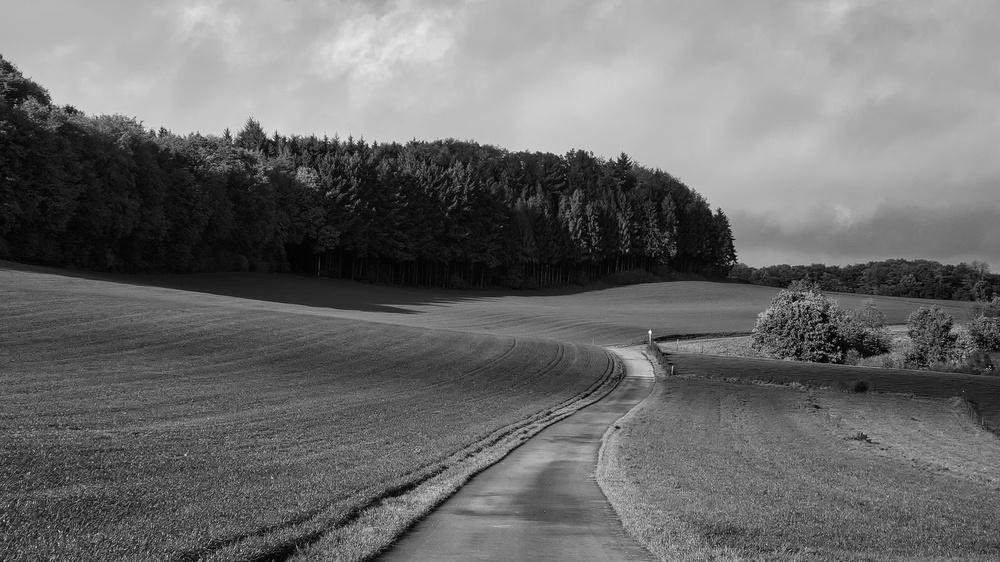
#> input picture First lab/sar_1_gray.jpg, 1000 x 562 px, shrunk from 1600 x 900 before the run
$ jupyter execute Processing.ipynb
#> lines starting #> are read from the running program, lines starting #| are printed output that depends on the picture; after the words box and inside, x2 and y2 are one past the last pixel; in counts of white or black regions, pixels touching at a corner belong together
# Задание 1. Базовая обработка изображений

1. Загрузите изображение в оттенках серого `sar_1_gray.jpg`.
2. Постройте гистограмму.
3. Реализуйте алгоритм гамма-коррекции с параметром гамма < 1 и > 1.
4. Сравните исходное изображение и скорректированное при помощи гамма-фильтра (MSE, SSIM).
5. Реализуйте алгоритм статистической цветокоррекции на основе статистики `eq_gray`.
6. Протестируйте работу алгоритмов пороговой фильтрации с различными параметрами.

Для каждого решения — напечатайте результат.

[cell 1]
import numpy as np
import cv2
import matplotlib.pyplot as plt
from skimage.metrics import structural_similarity as ssim
from skimage.metrics import mean_squared_error as mse

## 1. Загрузка изображения в оттенках серого

[cell 2]
img = cv2.imread('sar_1_gray.jpg', cv2.IMREAD_GRAYSCALE)
#> img is the input picture: shape (562, 1000); min 0, max 253, mean 107.7
if img is None:
    raise FileNotFoundError("Не найден sar_1_gray.jpg")

print(f"[1] Изображение загружено: shape={img.shape}, dtype={img.dtype}, "
      f"min={img.min()}, max={img.max()}, mean={img.mean():.2f}, std={img.std():.2f}")
#| [1] Изображение загружено: shape=(562, 1000), dtype=uint8, min=0, max=253, mean=107.72, std=60.00

plt.figure(figsize=(6, 5))
plt.imshow(img, cmap='gray')
plt.title('Исходное изображение (gray)')
plt.axis('off')
plt.show()

## 2. Построение гистограммы

[cell 3]
hist = cv2.calcHist([img], [0], None, [256], [0, 256]).ravel()
#> hist = 256 values, max 7215 at index 181, min 0 at index 233, mean 2195.3
hist_norm = hist / hist.sum()
#> hist_norm = 256 values, max 0.0128 at index 181, min 0 at index 233, mean 0.00391
hist_cum = hist.cumsum()
#> hist_cum = 256 values from 110 to 562000

plt.figure(figsize=(14, 4))
plt.subplot(1, 3, 1); plt.plot(hist);      plt.title('Гистограмма');      plt.xlabel('Яркость'); plt.ylabel('Кол-во пикселей')
plt.subplot(1, 3, 2); plt.plot(hist_norm); plt.title('Нормированная');   plt.xlabel('Яркость'); plt.ylabel('Вероятность')
plt.subplot(1, 3, 3); plt.plot(hist_cum);  plt.title('Кумулятивная');    plt.xlabel('Яркость'); plt.ylabel('Накопл. сумма')
plt.tight_layout()
plt.show()
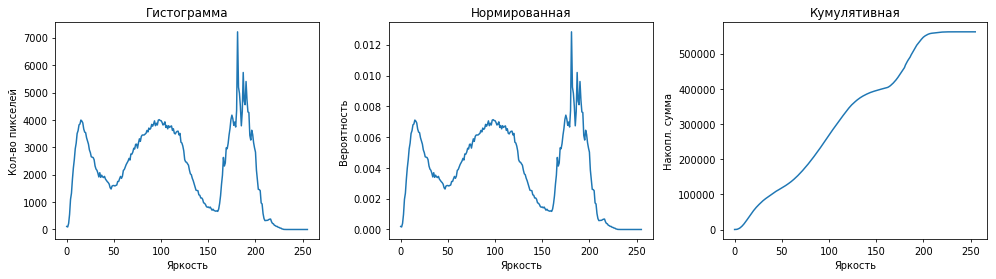
#> figure drawn by matplotlib, 3 panels; panel 1: curve peaks at x = 181, y = 7215; panel 2: curve peaks at x = 181, y = 0.0128; panel 3: curve peaks at x = 253, y = 562000

print(f"[2] Гистограмма построена. Пик гистограммы на яркости: {np.argmax(hist)}")
#| [2] Гистограмма построена. Пик гистограммы на яркости: 181
print(f"[2] Сумма всех бинов гистограммы = {hist.sum()} (пикселей: {img.size})")
#| [2] Сумма всех бинов гистограммы = 562000.0 (пикселей: 562000)

## 3. Гамма-коррекция (gamma < 1 и gamma > 1)

[cell 4]
def gamma_correct(image, gamma):
    """Гамма-коррекция через LUT.
    gamma > 1 — осветление (inv_gamma < 1),
    gamma < 1 — затемнение (inv_gamma > 1).
    """
#> called with gamma = 2
    inv_gamma = 1.0 / gamma
    table = ((np.arange(256) / 255.0) ** inv_gamma * 255).astype(np.uint8)
    return cv2.LUT(image, table)
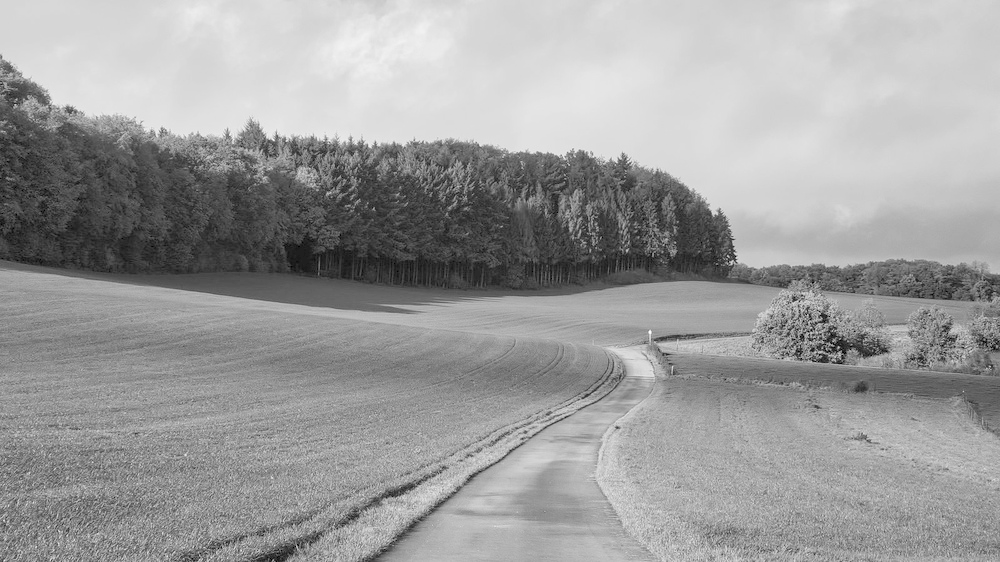
#> returned value: shape (562, 1000); min 0, max 253, mean 156.7

gamma_gt1 = gamma_correct(img, 2.0)   # осветление
gamma_lt1 = gamma_correct(img, 0.5)   # затемнение
#> call 2 of gamma_correct, with gamma = 0.5
#> in gamma_correct (call 2), `return cv2.LUT(image, table)`:
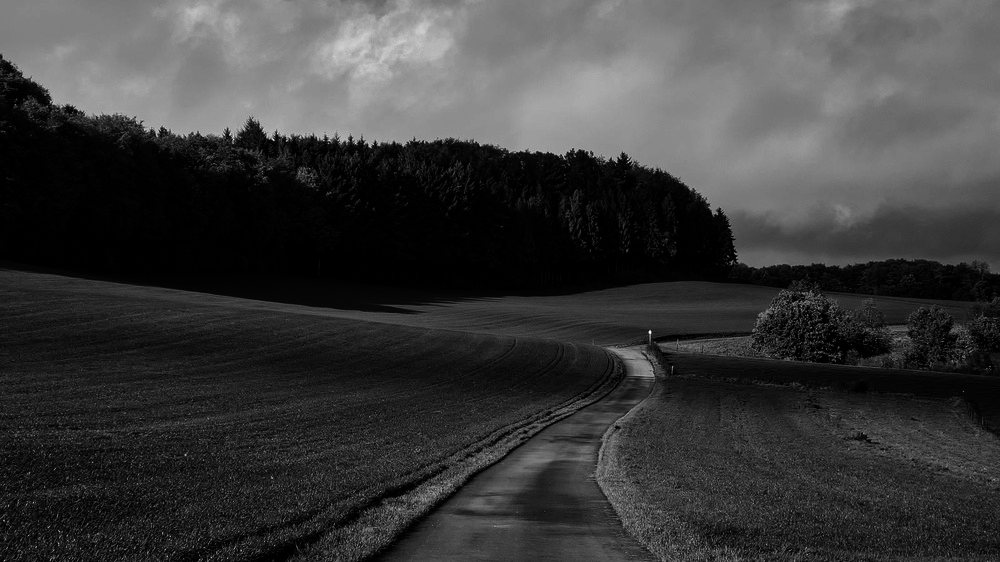
#> returned value: shape (562, 1000); min 0, max 251, mean 59.2

print("[3] Гамма-коррекция выполнена:")
print(f"    gamma=2.0 (осветление): mean={gamma_gt1.mean():.2f}, std={gamma_gt1.std():.2f}")
#|     gamma=2.0 (осветление): mean=156.73, std=52.34
print(f"    gamma=0.5 (затемнение):  mean={gamma_lt1.mean():.2f}, std={gamma_lt1.std():.2f}")
#|     gamma=0.5 (затемнение):  mean=59.18, std=52.48

fig, ax = plt.subplots(1, 3, figsize=(15, 5))
for a, im, title in zip(ax, [img, gamma_gt1, gamma_lt1],
                        ['Исходное',
                         'gamma = 2.0 (осветление)',
                         'gamma = 0.5 (затемнение)']):
    a.imshow(im, cmap='gray'); a.set_title(title); a.axis('off')
#> this loop made 3 passes
#> title on passes 1 to 3: 'Исходное', 'gamma = 2.0 (осветление)', 'gamma = 0.5 (затемнение)'
plt.tight_layout(); plt.show()
#> after `plt.tight_layout()`:
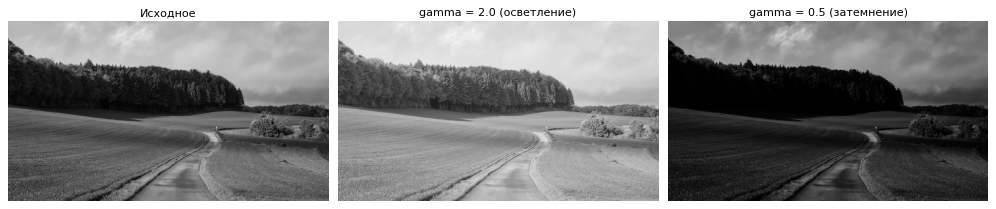
#> figure drawn by matplotlib, 3 panels

## 4. Сравнение: MSE и SSIM (исходное vs гамма-скорректированные)

[cell 5]
def compare(a, b, name):
#> called with name = 'исходное vs gamma>1 (2.0, осветление)'
    m = mse(a, b)
#> m = 2566.3
    s = ssim(a, b, data_range=255)
#> s = 0.831
    print(f"[4] {name}: MSE={m:.3f}, SSIM={s:.4f}")
#| [4] исходное vs gamma>1 (2.0, осветление): MSE=2566.292, SSIM=0.8312
    return m, s

compare(img, gamma_gt1, "исходное vs gamma>1 (2.0, осветление)")
compare(img, gamma_lt1, "исходное vs gamma<1 (0.5, затемнение)")
#| [4] исходное vs gamma<1 (0.5, затемнение): MSE=2606.237, SSIM=0.6265
#> Out = (2606.2, 0.627)

## 5. Линейное растяжение гистограммы (linear contrast stretching)

[cell 6]
## 5. Линейное растяжение гистограммы (linear contrast stretching)
src_min = float(img.min())
#> src_min = 0
src_max = float(img.max())
#> src_max = 253

def linear_stretch(src, out_min=0, out_max=255):
    """Линейное растяжение диапазона [src_min, src_max] -> [out_min, out_max]."""
#> called with out_min = 0, out_max = 255
    s_f = src.astype(np.float32)
    lo, hi = float(s_f.min()), float(s_f.max())
#> lo = 0; hi = 253
    out = (s_f - lo) * (out_max - out_min) / (hi - lo + 1e-6) + out_min
    return np.clip(out, 0, 255).astype(np.uint8)

lin_img = linear_stretch(img, 0, 255)

print("[5] Линейное растяжение гистограммы:")
print(f"    исходное:  min={src_min:.0f}, max={src_max:.0f}, "
      f"mean={img.mean():.2f}, std={img.std():.2f}")
#|     исходное:  min=0, max=253, mean=107.72, std=60.00
print(f"    результат: min={lin_img.min()}, max={lin_img.max()}, "
      f"mean={lin_img.mean():.2f}, std={lin_img.std():.2f}")
#|     результат: min=0, max=255, mean=108.08, std=60.41

fig, ax = plt.subplots(1, 2, figsize=(10, 5))
for a, im, title in zip(ax, [img, lin_img],
                        ['Исходное', 'Линейное растяжение']):
    a.imshow(im, cmap='gray'); a.set_title(title); a.axis('off')
#> this loop made 2 passes
plt.tight_layout(); plt.show()

## 6. Пороговая фильтрация с различными параметрами

[cell 7]
thresholds = [80, 128, 180]

fig, ax = plt.subplots(1, len(thresholds) + 1, figsize=(5 * (len(thresholds) + 1), 5))

# Обычная бинаризация с разными порогами
for i, t in enumerate(thresholds):
    _, th_bin = cv2.threshold(img, t, 255, cv2.THRESH_BINARY)
    ax[i].imshow(th_bin, cmap='gray')
    ax[i].set_title(f'THRESH_BINARY, t={t}')
    ax[i].axis('off')
    print(f"[6] threshold={t}: белых пикселей = {np.count_nonzero(th_bin)} "
          f"({100.0 * np.count_nonzero(th_bin) / img.size:.2f}%)")
#> this loop made 3 passes
#| [6] threshold=80: белых пикселей = 368749 (65.61%)
#| [6] threshold=128: белых пикселей = 197926 (35.22%)
#| [6] threshold=180: белых пикселей = 101611 (18.08%)
#> pass 1, `_, th_bin = cv2.threshold(img, t, 255, cv2.THRESH_BINARY)`:
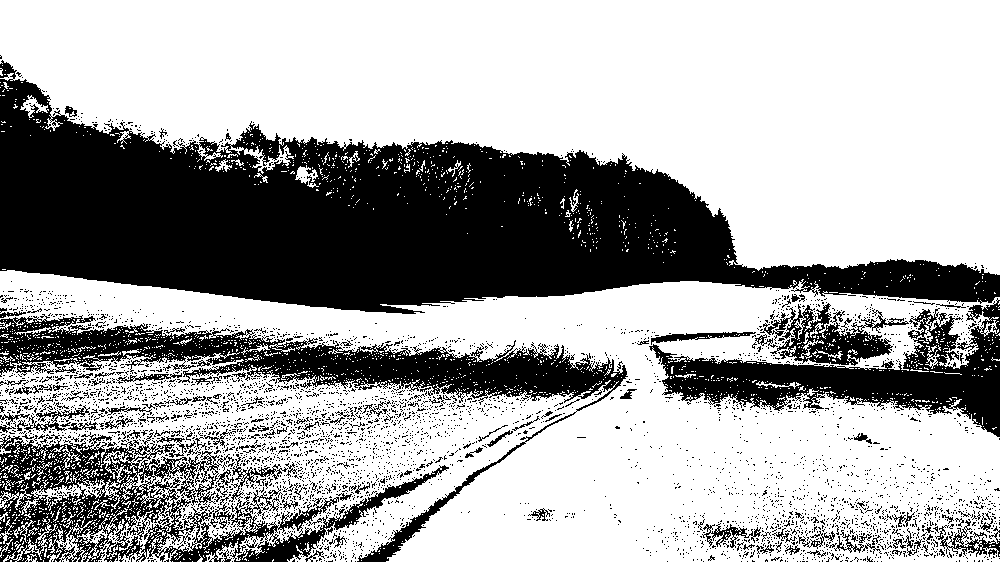
#> th_bin: shape (562, 1000); 65.6% white; 4131 black regions (3975 under 20 px), largest, box (x1, y1, x2, y2) and area: (0, 60, 1000, 314) 112555, (0, 314, 628, 562) 22532, (0, 432, 449, 562) 19610

# Метод Оцу
otsu_thresh, otsu_img = cv2.threshold(img, 0, 255, cv2.THRESH_BINARY + cv2.THRESH_OTSU)
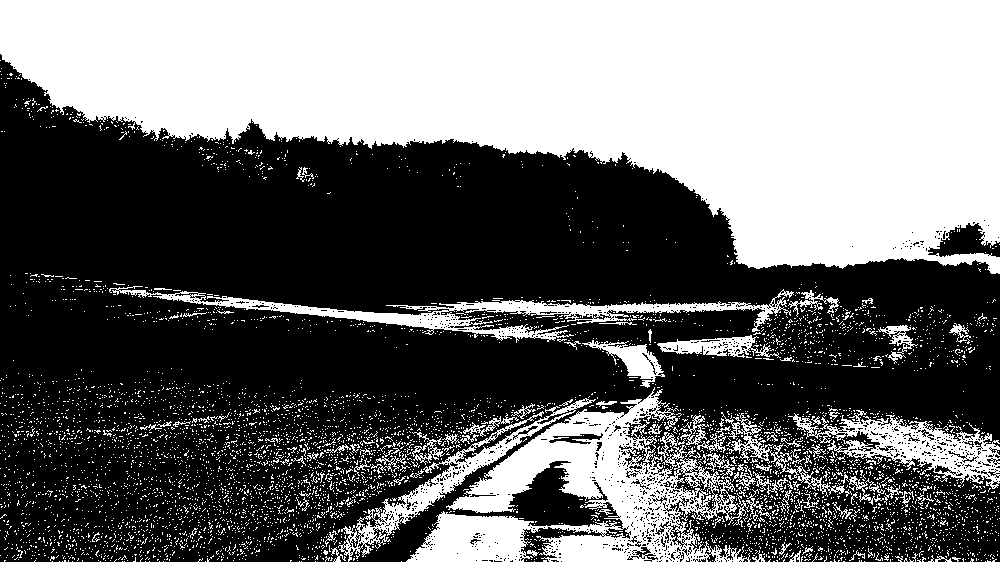
#> otsu_img: shape (562, 1000); 42.3% white; 5717 white regions (5608 under 20 px), largest, box (x1, y1, x2, y2) and area: (0, 0, 1000, 274) 173016, (406, 387, 751, 562) 24113, (109, 286, 794, 343) 7259
#> otsu_thresh = 115
ax[-1].imshow(otsu_img, cmap='gray')
ax[-1].set_title(f'THRESH_OTSU (t={int(otsu_thresh)})')
ax[-1].axis('off')

print(f"[6] Otsu автоматически подобрал порог: {int(otsu_thresh)}")
#| [6] Otsu автоматически подобрал порог: 115
print(f"[6] Otsu: белых пикселей = {np.count_nonzero(otsu_img)} "
      f"({100.0 * np.count_nonzero(otsu_img) / img.size:.2f}%)")
#| [6] Otsu: белых пикселей = 237737 (42.30%)

plt.tight_layout(); plt.show()

### Дополнительно: пороги в стиле TRUNC / TOZERO / TOZERO_INV

[cell 8]
t = 128

_, th_trunc   = cv2.threshold(img, t, 255, cv2.THRESH_TRUNC)
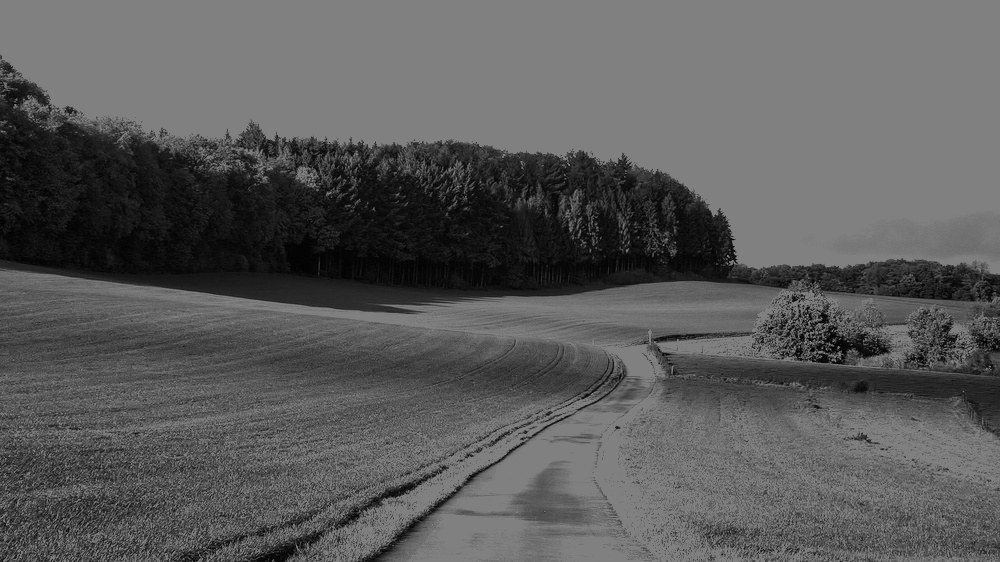
#> th_trunc: shape (562, 1000); min 0, max 128, mean 90.7
_, th_tozero  = cv2.threshold(img, t, 255, cv2.THRESH_TOZERO)
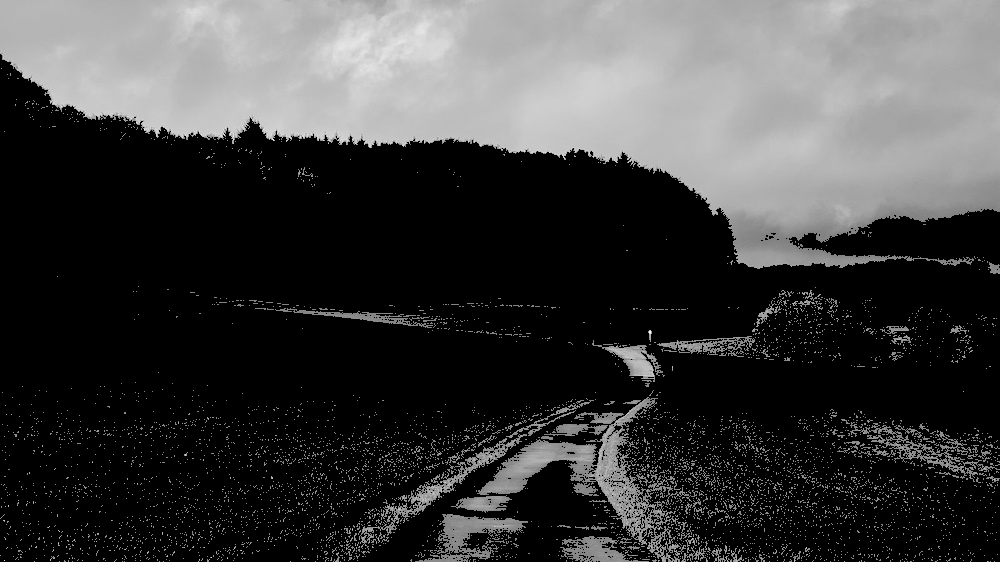
#> th_tozero: shape (562, 1000); min 0, max 253, mean 62.1
_, th_tozeroi = cv2.threshold(img, t, 255, cv2.THRESH_TOZERO_INV)
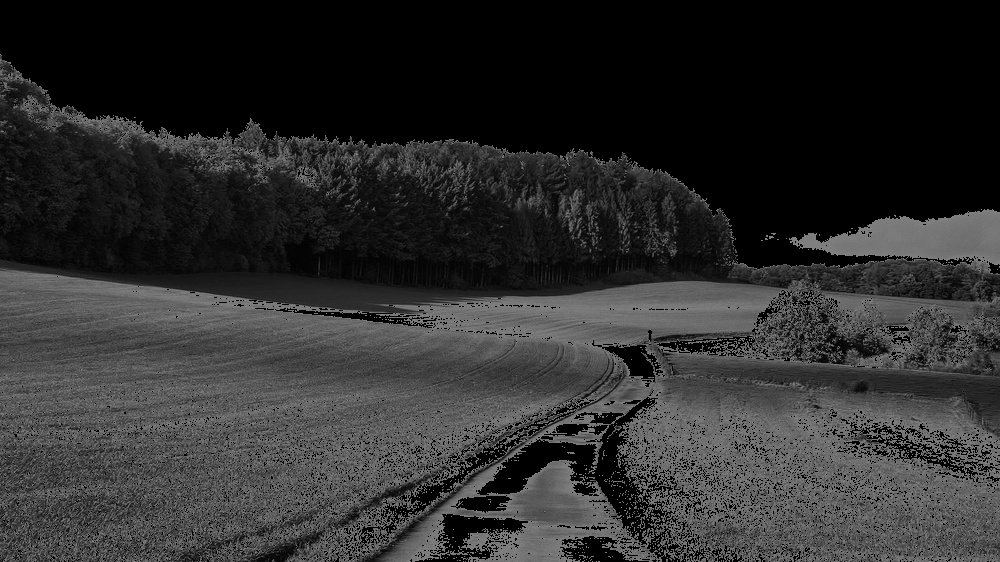
#> th_tozeroi: shape (562, 1000); min 0, max 128, mean 45.6

fig, ax = plt.subplots(1, 4, figsize=(20, 5))
for a, im, title in zip(ax,
                        [th_trunc, th_tozero, th_tozeroi, img],
                        [f'TRUNC (t={t})', f'TOZERO (t={t})', f'TOZERO_INV (t={t})', 'Исходное']):
    a.imshow(im, cmap='gray'); a.set_title(title); a.axis('off')
#> this loop made 4 passes
#> title on passes 1 to 4: 'TRUNC (t=128)', 'TOZERO (t=128)', 'TOZERO_INV (t=128)', 'Исходное'
plt.tight_layout(); plt.show()

print(f"[6] TRUNC (t={t}):      max={th_trunc.max()}, mean={th_trunc.mean():.2f}")
#| [6] TRUNC (t=128):      max=128, mean=90.66
print(f"[6] TOZERO (t={t}):     max={th_tozero.max()}, mean={th_tozero.mean():.2f}")
#| [6] TOZERO (t=128):     max=253, mean=62.14
print(f"[6] TOZERO_INV (t={t}): max={th_tozeroi.max()}, mean={th_tozeroi.mean():.2f}")
#| [6] TOZERO_INV (t=128): max=128, mean=45.58

## Итоговая визуализация всех этапов

[cell 9]
fig, ax = plt.subplots(2, 3, figsize=(16, 10))
items = [
    (img,         'Исходное'),
    (gamma_gt1,   'gamma = 2.0 (осветление)'),
    (gamma_lt1,   'gamma = 0.5 (затемнение)'),
    (lin_img,     'Линейное растяжение'),
    (otsu_img,    f'Otsu (t={int(otsu_thresh)})'),
]
for a, (im, title) in zip(ax.ravel(), items):
    a.imshow(im, cmap='gray'); a.set_title(title); a.axis('off')
#> this loop made 5 passes
plt.tight_layout(); plt.show()

print("[OK] Все этапы выполнены.")
